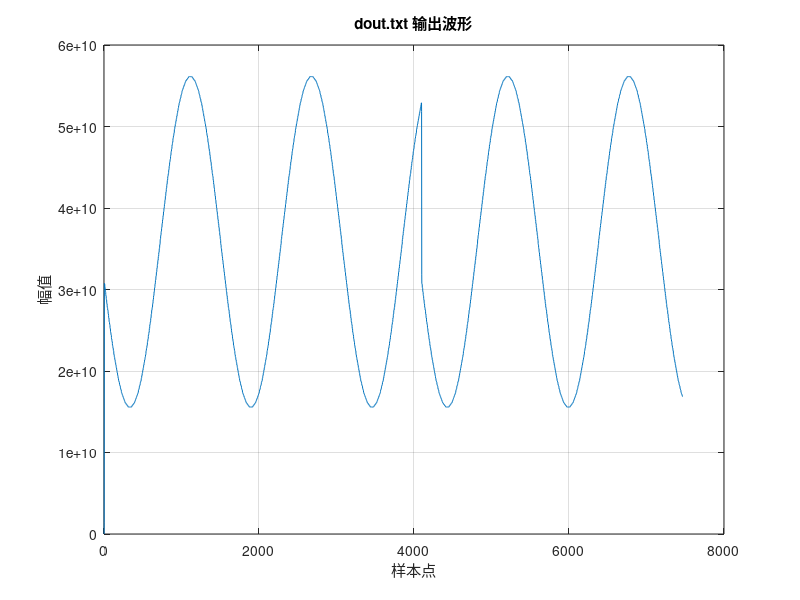

MATLAB code for this plot:
clear;

% 打开文件并读取数据
fileID = fopen('dout.txt', 'r');            % 打开文件
data = fscanf(fileID, '%f');                % 读取数据（16进制格式）
fclose(fileID);

% 绘制波形图
figure;
plot(data);
xlabel('样本点');
ylabel('幅值');
title('dout.txt 输出波形');
grid on;
